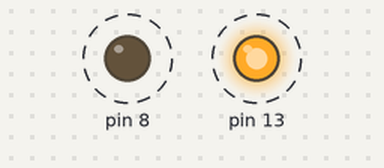
A sketch run on a simulated Arduino Uno, built with avr-gcc and run on an emulated ATmega328P. Shown: output pins drawn as LEDs (lit = HIGH). Dashed ring = blinking.

Above: at 0.05 s.
Timing chart, 0 to 3.0 s (numbered marks = the images above):
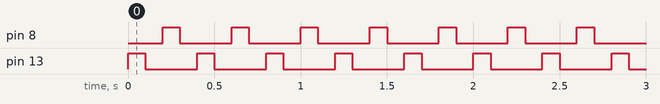

The sketch:

sketch_mar29a.ino
```cpp
void setup() {
  // put your setup code here, to run once:
  pinMode(13, OUTPUT);
  pinMode(8, OUTPUT);

}

void loop() {
  // put your main code here, to run repeatedly:
  digitalWrite(13, HIGH);
  delay(100);
  digitalWrite(13, LOW);
  delay(100);
  digitalWrite(8, HIGH);
  delay(100);
  digitalWrite(8, LOW);
  delay(100);
}
```

Measured:
- by itself, pin 8, pin 13: alternates HIGH for 0.10 s and LOW for 0.30 s
